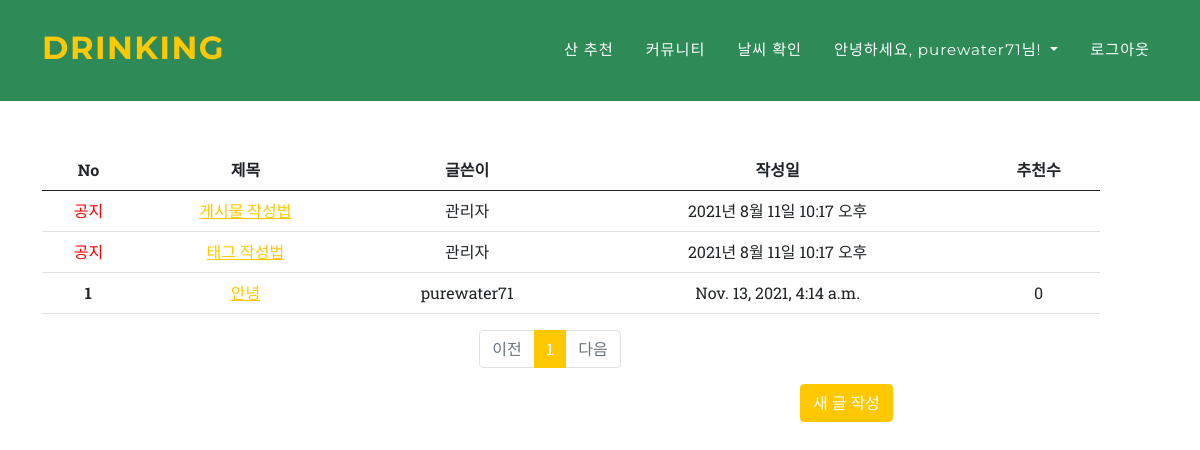
Screenshot of /community/list/ (signed in) with the database file from the repository.
### community/models.py (models this page shows, shortened)
class Post(models.Model):
    writer = models.ForeignKey(Fuser, related_name="community", on_delete=models.CASCADE, verbose_name="작성자", null=True)
    title = models.CharField(max_length=100)
    content = models.TextField()
    like = models.ManyToManyField(Fuser, related_name='likes', blank=True)
    pub_date = models.DateTimeField(auto_now_add=True, verbose_name="글작성일", null=True)
    top_fixed = models.BooleanField(verbose_name='상단고정', default=False)

### user/models.py (models this page shows)
class Fuser(models.Model):
    username = models.CharField(max_length=20, verbose_name="사용자 아이디", primary_key=True)
    password = models.CharField(max_length=20, verbose_name="비밀번호")
    def __str__(self):
        return self.username
    class Meta:
        db_table = 'users'

### community/views.py (the view)
# urls.py: path('list/', views.list, name='list'),
def list(request):
    posts = Post.objects.order_by('-pub_date')
    notice_fixed = Post.objects.filter(top_fixed=True).order_by('-pub_date')
    page = request.GET.get('page','1')
    paginator = Paginator(posts, 10)
    page_obj = paginator.page(page)
    return render(request, 'list.html', {'posts': page_obj})

### community/templatetags/indexfilter.py (called while the page is built)
@register.filter
def sub(value, arg):
    return value - arg

### community/templates/list.html (shortened to what this page needs)
{% extends 'base.html' %}
{% load bootstrap4 %}
{% load static %}
{% block content %}
{% load indexfilter %}
<head>
</head>
<body>
    <div class="col-md-11" id="main">
        <div id="table1" class="row mt-5">
            <div class="col-12">
                <table class="table table-hover" style="text-align: center;">
                    <tr>
                    <th style="text-align: center;">No</th>
                    <th style="text-align: center;">제목</th>
                    <th style="text-align: center;">글쓴이</th>
                    <th style="text-align: center;">작성일</th>
                    <th style="text-align: center;">추천수</th>
                    </tr>
                <tbody>
                    <tr>
                        <td><font color="red">공지</font></td>
                        <td><a href="{% url 'notice1' %}">게시물 작성법</a></td>
                        <td>관리자</td>
                        <td>2021년 8월 11일 10:17 오후</td>
                        <td></td>
                    </tr>
                    <tr>
                        <td><font color="red">공지</font></td>
                        <td><a href="{% url 'notice2' %}">태그 작성법</a></td>
                        <td>관리자</td>
                        <td>2021년 8월 11일 10:17 오후</td>
                        <td></td>
                    </tr>
                    {% for post in posts %}
                        <tr>
                            <th scope="row">{{ posts.paginator.count|sub:posts.start_index|sub:forloop.counter0|add:1 }}</th>
                        {% if request.user %}
                            <td><a href="{% url 'postshow' post.id %}">{{post.title}}</a></td>
                        {% else %}
                            <td><a href="" onclick = "return alert('로그인 후 열람 가능합니다.')">{{post.title}}</a></td>
                        {% endif %}
                        <td>{{ post.writer }}</td>
                        <td>{{ post.pub_date }}</td>
                        <td>{{ post.like.all.count }}</td>
                        </tr>
                    {% endfor %}
                </tbody>
                </table>
                </div>
            </div>
            <div class="page">
                <ul class="pagination justify-content-center">
                  {% if posts.has_previous %}
                  <li class="page-item">
                      <a class="page-link" href="?page={{ posts.previous_page_number }}">이전</a>
                  </li>
                  {% else %}
                  <li class="page-item disabled">
                      <a class="page-link" tabindex="-1" aria-disabled="true" href="#">이전</a>
                  </li>
                  {% endif %}
                  {% for page_number in posts.paginator.page_range %}
                      {% if page_number == posts.number %}
                      <li class="page-item active" aria-current="page">
                          <a class="page-link" href="?page={{ page_number }}">{{ page_number }}</a>
                      </li>
                      {% else %}
                      <li class="page-item">
                          <a class="page-link" href="?page={{ page_number }}">{{ page_number }}</a>
                      </li>
                      {% endif %}
                  {% endfor %}
                  {% if posts.has_next %}
                  <li class="page-item">
                      <a class="page-link" href="?page={{ posts.next_page_number }}">다음</a>
                  </li>
                  {% else %}
                  <li class="page-item disabled">
                      <a class="page-link" tabindex="-1" aria-disabled="true" href="#">다음</a>
                  </li>
                  {% endif %}
    </div>
    <div id="new">
        {% if request.user %}
            <a class="new" href="{% url 'postcreate' %}"><button type="button" class="btn btn-warning">새 글 작성</button></a>
        {% endif %}
    </div>
</body>
{% endblock %}

### community/templates/list.html (style rules this page uses)
#table1 { margin-left:30px; margin-top:30px; }
.page { text-align: center; }
.new { margin-left:800px; }
#main { margin-top:150px; }

### rows the page displays
Post: paginator.count|sub "1", title "안녕", writer "purewater71", pub_date "Nov. 13, 2021, 4:14 a.m.", like.all.count "0"

### other values shown
{{ request.session.user }} "purewater71"
{{ page_number }} "1"
